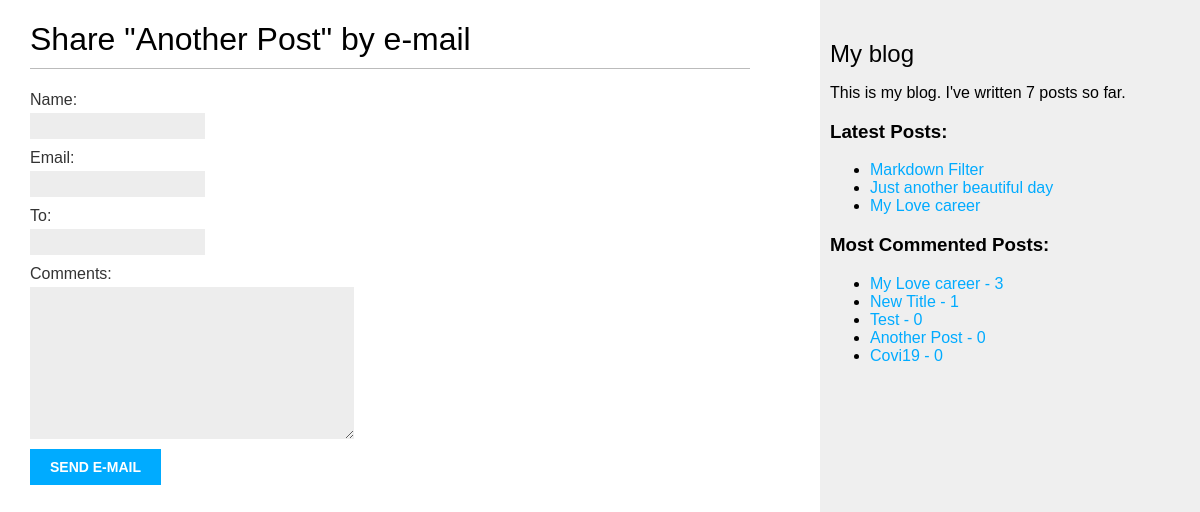
/blog/2/share/, run on the app's committed database.
### blog/models.py (models this page shows, shortened)
class Post(models.Model):
    STATUS_CHOICES = (
        ('draft', 'Draft'),
        ('published', 'Published')
    )
    title = models.CharField(max_length = 250)
    slug = models.SlugField(max_length=250, unique_for_date='publish')
    author = models.ForeignKey(User, on_delete=models.CASCADE, related_name='blog_posts')
    body = models.TextField()
    publish = models.DateTimeField(default=timezone.now)
    created = models.DateTimeField(auto_now_add=True)
    updated = models.DateTimeField(auto_now=True)
    status = models.CharField(max_length=10, choices=STATUS_CHOICES, default='draft')
    taggs = TaggableManager()
    class Meta:
        ordering = ('publish',)
    objects = models.Manager()
    published = PublishedManager()
    def get_absolute_url(self):
        return reverse("blog:post_detail", args=[
            self.publish.year,
            self.publish.month,
            self.publish.day,
            self.slug
        ])

### blog/views.py (the view)
# urls.py: path('<int:post_id>/share/', views.post_share, name='post_share'),
def post_share(request, post_id):
    post = get_object_or_404(Post, id = post_id, status='published')
    sent = False
    if request.method == 'POST':
        form = EmailPostForm(request.POST)
        if form.is_valid():
            cd = form.cleaned_data
            post_url = request.build_absolute_uri(post.get_absolute_url())
            subject = f"{cd['name']} recommends you read {post.title}"
            message = f"Read {post.title} at {post_url}\n\n {cd['name']}\'s comments: {cd['comments']}"
            send_mail(subject, message, 'admin@myblog.com', [cd['to']])
            sent = True
    else :
        form = EmailPostForm()
    return render(request, 'blog/post/share.html', {
        'post' : post,
        'form' : form,
        'sent' : sent
    })

### blog/forms.py
class EmailPostForm(forms.Form):
    name = forms.CharField(max_length=25)
    email = forms.EmailField()
    to = forms.EmailField()
    comments = forms.CharField(required=False, widget=forms.Textarea)

### blog/models.py (called while the page is built)
    def get_queryset(self):
        return super(PublishedManager, self).get_queryset().filter(status='published')

### blog/templatetags/blog_tags.py (called while the page is built)
@register.simple_tag
def total_posts():
    return Post.published.count()

@register.inclusion_tag('blog/post/latest_posts.html')
def show_latest_posts(count=5):
    latest_posts = Post.published.all().order_by('-publish')[:count]
    return {'latest_posts' : latest_posts}

@register.simple_tag
def get_most_commented_posts(count=5):
    return Post.published.annotate(total_comments = Count('comments')).order_by('-total_comments')[:count]

### blog/templates/blog/post/share.html (shortened to what this page needs)
{% extends 'blog/base.html' %}
{% block content %}
    {% if sent %}
        <h1> Email successfully sent </h1>
        <p>
            "{{post.title}} was successfully sent to {{form.cleaned_data.to}}"
        </p>
    {% else %}
        <h1>Share "{{ post.title }}" by e-mail</h1>
        <form method="post">
        {{ form.as_p }}
        <input type="submit" value="Send e-mail">
</form>
    {% endif %}
{% endblock content %}

### blog/templates/blog/base.html (shortened to what this page needs)
{% load blog_tags %}
{% load static %}
<html>
<head>
    <link href="{% static "css/blog.css" %}" rel="stylesheet">
</head>
<body>
    <div id="content">
        {% block content %}
        {% endblock %}
    </div>
    <div id="sidebar">
        <h2>My blog</h2>
        <p>This is my blog. I've written {% total_posts %} posts so far.</p>
        <h3>Latest Posts:</h3>
        {% show_latest_posts 3 %}
        <h3>Most Commented Posts:</h3>
        {% get_most_commented_posts as most_commented_posts %}
        <ul>
        {% for post in most_commented_posts %}
            <li>
                <a href="{{ post.get_absolute_url }}">{{ post.title }} - {{post.total_comments}}</a>
            </li>
        {% endfor %}
        </ul>
    </div>
</body>
</html>

### blog/templates/blog/post/latest_posts.html
<ul>
    {% for post in latest_posts %}
        <li>
            <a href="{{ post.get_absolute_url }}">{{ post.title }}</a>
        </li>
    {% endfor %}
</ul>

### blog/static/css/blog.css (style rules this page uses)
body { margin:0; padding:0; font-family:helvetica, sans-serif; }
a { color:#00abff; text-decoration:none; }
h1 { font-weight:normal; border-bottom:1px solid #bbb; padding:0 0 10px 0; }
h2 { font-weight:normal; margin:30px 0 0; }
#content { float:left; width:60%; padding:0 0 0 30px; }
#sidebar { float:right; width:30%; padding:10px; background:#efefef; height:100%; }
label { float:left; clear:both; color:#333; margin-bottom:4px; }
input, textarea { clear:both; float:left; margin:0 0 10px; background:#ededed; border:0; padding:6px 10px; font-size:12px; }
input[type=submit] { font-weight:bold; background:#00abff; color:#fff; padding:10px 20px; font-size:14px; text-transform:uppercase; }

### data on the page
Post: title "Another Post", total_comments "0"
Post: title "Markdown Filter"
Post: title "Just another beautiful day"
Post: title "My Love career", total_comments "3"
Post: title "New Title", total_comments "1"
Post: title "Test", total_comments "0"
Post: title "Covi19", total_comments "0"
